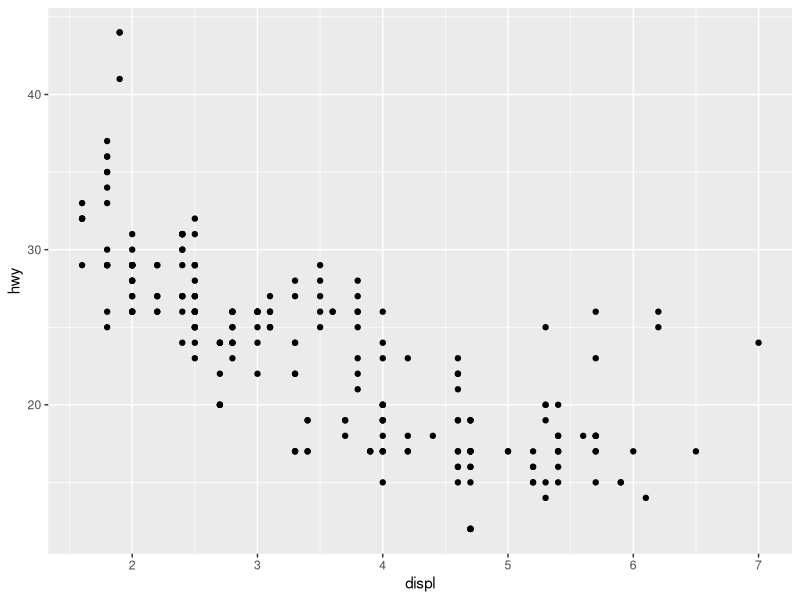
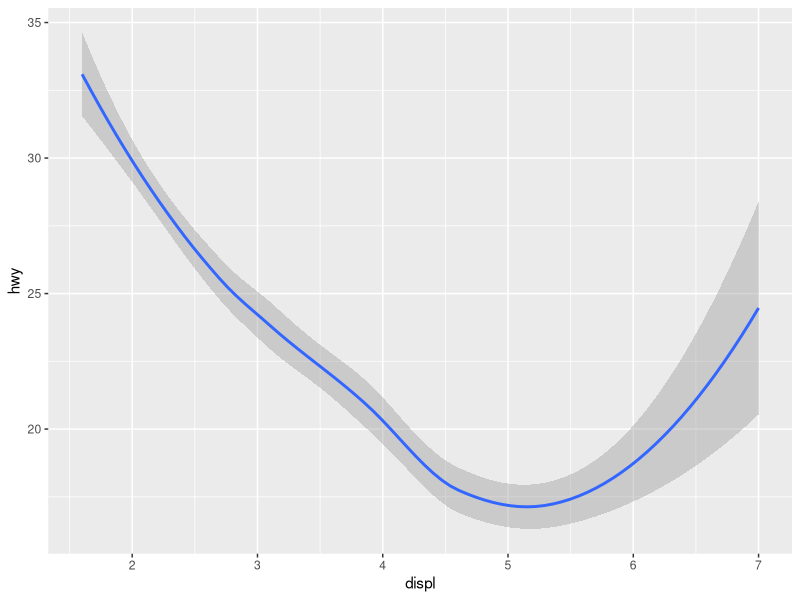
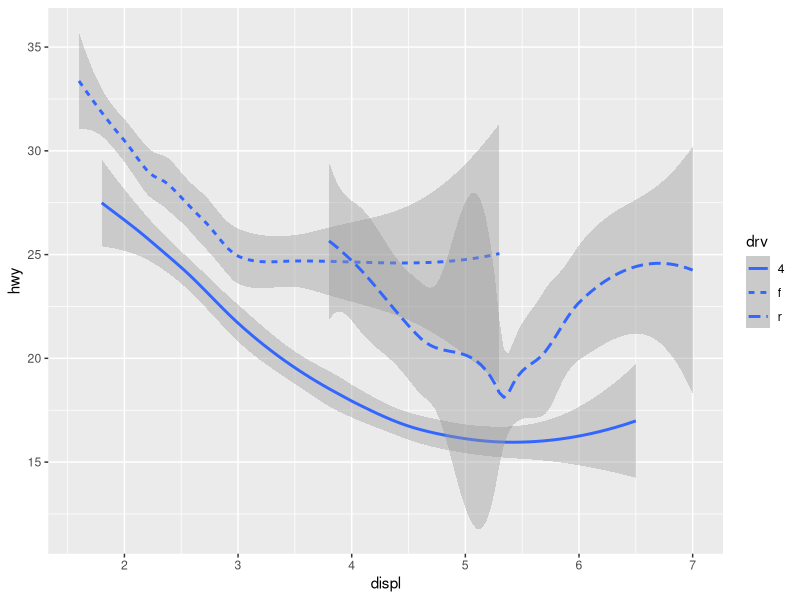
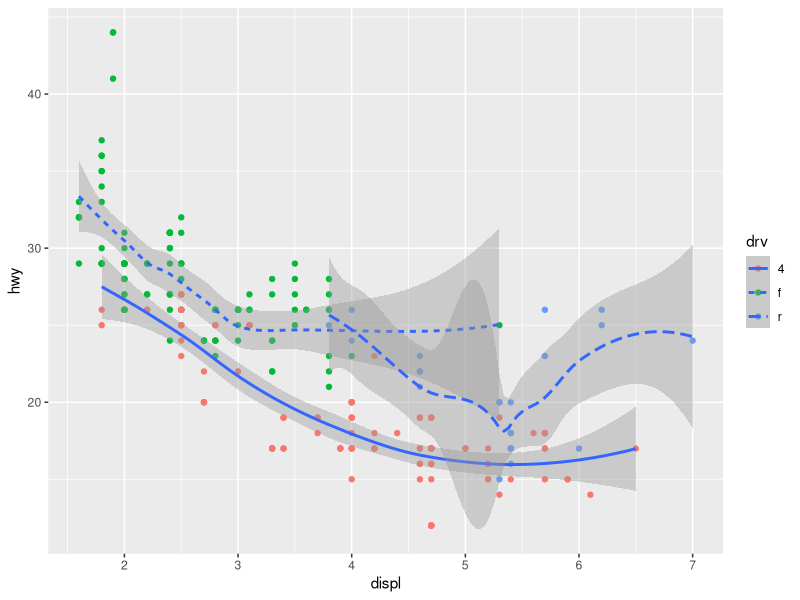
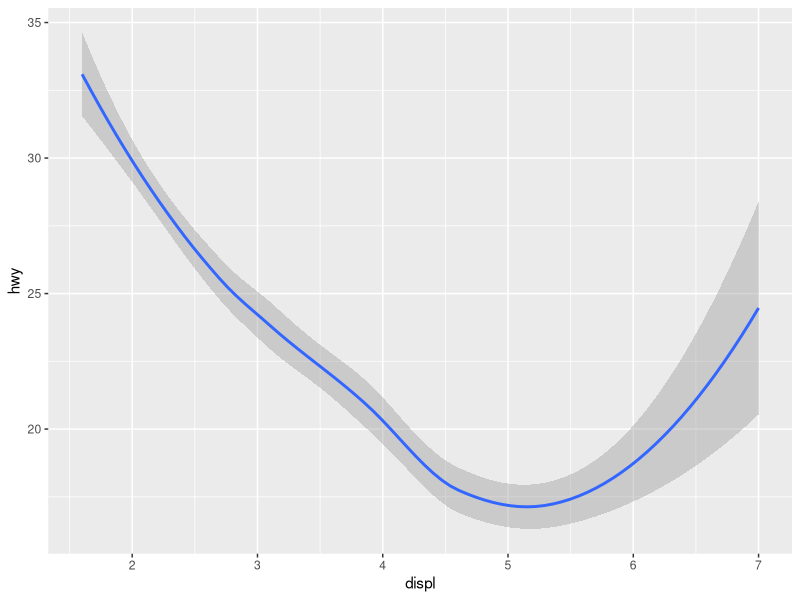
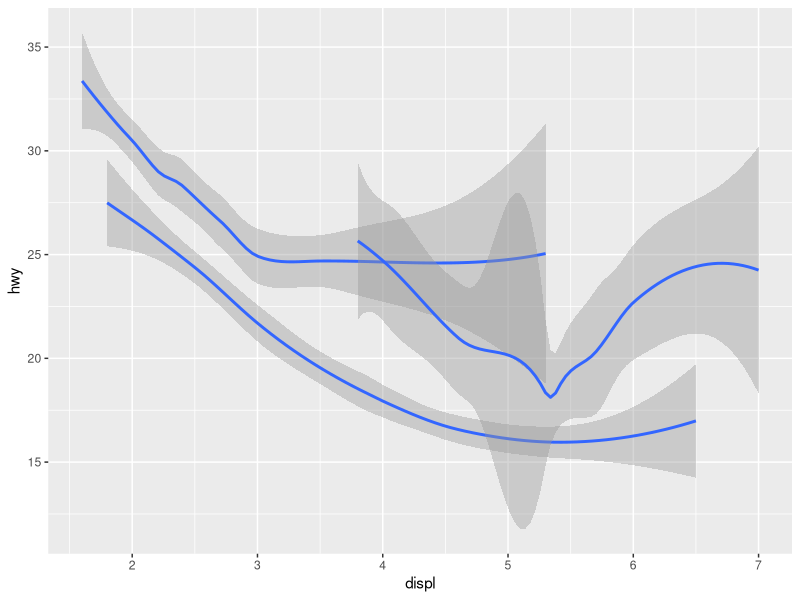
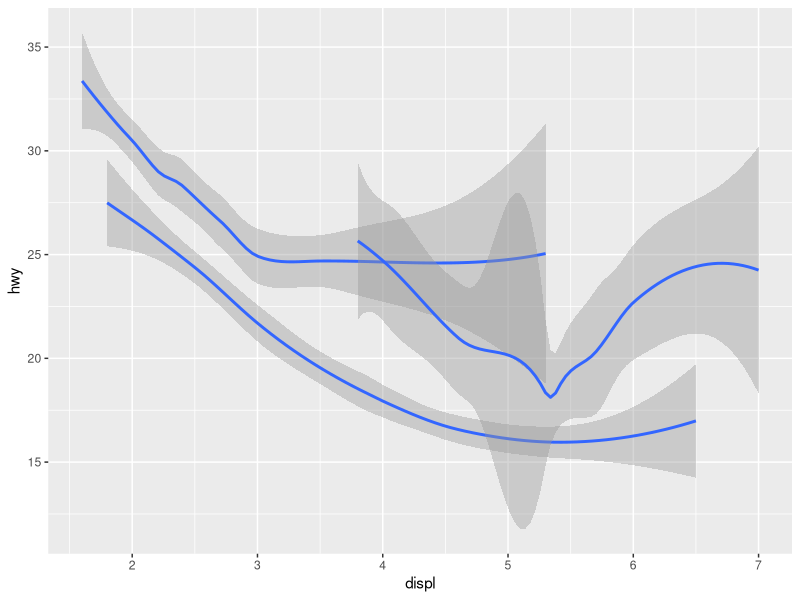
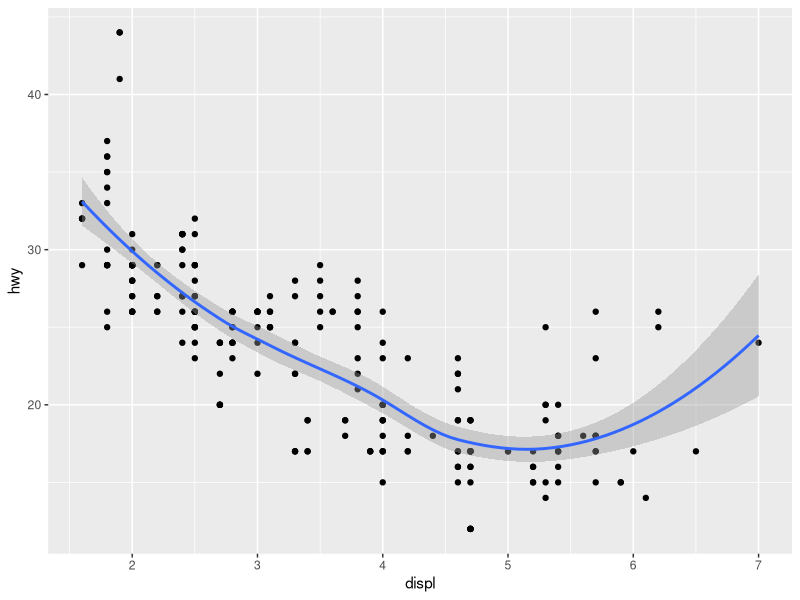

Write R code to recreate these figures, in order.
## ---- chunk 1
knitr::opts_chunk$set(echo = TRUE)
## ---- chunk 2
library(tidyverse)
library(maps)
## ---- chunk 3
# scatterplot
ggplot(data = mpg) + 
  geom_point(mapping = aes(x = displ, y = hwy))

# fitted line
ggplot(data = mpg) + 
  geom_smooth(mapping = aes(x = displ, y = hwy))
## ---- chunk 4
ggplot(data = mpg) + 
  geom_smooth(mapping = aes(x = displ, y = hwy, linetype = drv))

ggplot(data = mpg) + 
  geom_point(mapping = aes(x = displ, y = hwy, color = drv)) +
  geom_smooth(mapping = aes(x = displ, y = hwy, linetype = drv))
## ---- chunk 5
ggplot(data = mpg) +
  geom_smooth(mapping = aes(x = displ, y = hwy))
              
ggplot(data = mpg) +
  geom_smooth(mapping = aes(x = displ, y = hwy, group = drv))
    
ggplot(data = mpg) +
  geom_smooth(mapping = aes(x = displ, y = hwy, group = drv))
## ---- chunk 6
ggplot(data = mpg) + 
  geom_point(mapping = aes(x = displ, y = hwy)) +
  geom_smooth(mapping = aes(x = displ, y = hwy))
## ---- chunk 7
ggplot(data = mpg, mapping = aes(x = displ, y = hwy)) + 
  geom_point() + 
  geom_smooth()
## ---- chunk 8
ggplot(data = mpg, mapping = aes(x = displ, y = hwy)) + 
  geom_point(mapping = aes(color = class)) + 
  geom_smooth()
## ---- chunk 9
ggplot(data = mpg, mapping = aes(x = displ, y = hwy)) + 
  geom_point(mapping = aes(color = class)) + 
  geom_smooth(data = filter(mpg, class == "subcompact"), se = FALSE)
## ---- chunk 10
ggplot(data = mpg, mapping = aes(x = displ, y = hwy, color = drv)) + 
  geom_point() + 
  geom_smooth(se = FALSE)
## ---- chunk 11
ggplot(data = mpg, mapping = aes(x = displ, y = hwy, color = drv, show.legend = FALSE)) + 
  geom_point() + 
  geom_smooth()
## ---- chunk 12
ggplot(data = mpg, mapping = aes(x = displ, y = hwy, color = drv)) + 
  geom_point() + 
  geom_smooth()
## ---- chunk 13
ggplot(data = mpg, mapping = aes(x = displ, y = hwy)) + 
  geom_point() + 
  geom_smooth()

ggplot() + 
  geom_point(data = mpg, mapping = aes(x = displ, y = hwy)) + 
  geom_smooth(data = mpg, mapping = aes(x = displ, y = hwy))
## ---- chunk 14
ggplot(data = mpg, mapping = aes(x = displ, y = hwy)) + 
  geom_point() + 
  geom_smooth(se = FALSE)
## ---- chunk 15
ggplot(data = mpg, mapping = aes(x = displ, y = hwy, group = drv)) + 
  geom_point() + 
  geom_smooth(se = FALSE)
## ---- chunk 16
ggplot(data = mpg, mapping = aes(x = displ, y = hwy, group = drv, color = drv)) + 
  geom_point() + 
  geom_smooth(se = FALSE)
## ---- chunk 17
ggplot(data = mpg) + 
  geom_point(mapping = aes(x = displ, y = hwy, color = drv)) +
  geom_smooth(mapping = aes(x = displ, y = hwy))
## ---- chunk 18
ggplot(data = mpg) + 
  geom_point(mapping = aes(x = displ, y = hwy, color = drv)) +
  geom_smooth(mapping = aes(x = displ, y = hwy, color = drv, linetype = drv), se= FALSE)
## ---- chunk 19
ggplot(data = mpg) + 
  geom_point(mapping = aes(x = displ, y = hwy), color = "white", size = 3)
  geom_point(mapping = aes(x = displ, y = hwy, color = drv), size = 3)
## ---- chunk 20
ggplot(data = diamonds) + 
  geom_bar(mapping = aes(x = cut))
## ---- chunk 21
ggplot(data = diamonds) + 
  stat_count(mapping = aes(x = cut))
## ---- chunk 22
demo <- tribble(
  ~a,      ~b,
  "bar_1", 20,
  "bar_2", 30,
  "bar_3", 40
)

ggplot(data = demo) +
  geom_bar(mapping = aes(x = a, y = b), stat = "identity")
## ---- chunk 23
ggplot(data = diamonds) + 
  geom_bar(mapping = aes(x = cut, y = ..prop.., group = 1))
## ---- chunk 24
?stat_summary
ggplot(data = diamonds) + 
  stat_summary(
    mapping = aes(x = cut, y = depth),
    fun.ymin = min,
    fun.ymax = max,
    fun.y = median
  )
## ---- chunk 25
?diamonds
?stat_bin
?stat_summary
?geom_pointrange
geom_pointrange()
ggplot(data = diamonds) + 
  geom_pointrange(mapping = aes(x = cut, y = depth), stat = "summary", 
  fun.ymin = min,
  fun.ymax = max,
  fun.y = median)
## ---- chunk 26
?stat_identity
diamonds

ggplot(data = diamonds) + 
  geom_col(mapping = aes(x = cut, y = price))

ggplot(data = diamonds) + 
  geom_bar(mapping = aes(x = cut))

ggplot(data = diamonds) + 
  geom_bar(mapping = aes(x = price))
## ---- chunk 27
?stat_smooth
## ---- chunk 28
ggplot(data = diamonds) + 
  geom_bar(mapping = aes(x = cut, y = ..prop..))

ggplot(data = diamonds) + 
  geom_bar(mapping = aes(x = cut, fill = color, y = ..prop..))
  
ggplot(data = diamonds) + 
  geom_bar(mapping = aes(x = cut, y = ..prop.., group = 1))

ggplot(data = diamonds) + 
  geom_bar(mapping = aes(x = cut, fill = color, y = ..prop.., group = color))
## ---- chunk 29
ggplot(data = diamonds) + 
  geom_bar(mapping = aes(x = cut, colour = cut))

ggplot(data = diamonds) + 
  geom_bar(mapping = aes(x = cut, fill = cut))
## ---- chunk 30
ggplot(data = diamonds) + 
  geom_bar(mapping = aes(x = cut, fill = clarity))
  
ggplot(data = diamonds) + 
  geom_bar(mapping = aes(x = cut, fill = clarity), position = "fill")
## ---- chunk 31
ggplot(data = diamonds, mapping = aes(x = cut, fill = clarity)) + 
  geom_bar(alpha = .4, position = "identity")

ggplot(data = diamonds, mapping = aes(x = cut, fill = clarity)) + 
  geom_bar(alpha = 1, position = "dodge")

ggplot(data = diamonds, mapping = aes(x = cut, colour = clarity)) + 
  geom_bar(fill = NA, position = "identity")
## ---- chunk 32
ggplot(data = diamonds) + 
  geom_bar(mapping = aes(x = cut, fill = clarity), position = "fill")
## ---- chunk 33
ggplot(data = diamonds) + 
  geom_bar(mapping = aes(x = cut, fill = clarity), position = "dodge")
## ---- chunk 34
ggplot(data = mpg) + 
  geom_point(mapping = aes(x = displ, y = hwy), position = "jitter")
## ---- chunk 35
ggplot(data = mpg, mapping = aes(x = cty, y = hwy)) + 
  geom_point()
  
 ggplot(data = mpg, mapping = aes(x = cty, y = hwy)) + 
  geom_jitter() 
## ---- chunk 36
ggplot(data = mpg, mapping = aes(x = cty, y = hwy)) + 
  geom_point(position = position_jitter(width = 1, height = 2))
  
ggplot(data = mpg, mapping = aes(x = cty, y = hwy)) + 
  geom_point(position = position_jitter(width = 1, height = 2))
  
ggplot(data = mpg, mapping = aes(x = cty, y = hwy)) + 
  geom_jitter(size=1)
## ---- chunk 37
ggplot(data = mpg, mapping = aes(x = cty, y = hwy)) + 
  geom_jitter()
  
 ggplot(data = mpg, mapping = aes(x = cty, y = hwy)) + 
  geom_count(alpha=0.3) 
## ---- chunk 38
mpg
ggplot(data = mpg, aes(x = class, y = hwy, fill = trans)) +
  geom_boxplot()
  
ggplot(data = mpg, aes(x = drv, y = hwy, fill = manufacturer)) +
  geom_boxplot(position=position_dodge(1))
## ---- chunk 39
ggplot(data = mpg, mapping = aes(x = class, y = hwy)) + 
  geom_boxplot()

ggplot(data = mpg, mapping = aes(x = class, y = hwy)) + 
  geom_boxplot() +
  coord_flip()
## ---- chunk 40
nz <- map_data("nz")

ggplot(nz, aes(long, lat, group = group)) +
  geom_polygon(fill = "white", colour = "black")

ggplot(nz, aes(long, lat, group = group)) +
  geom_polygon(fill = "white", colour = "black") +
  coord_quickmap()
## ---- chunk 41
bar <- ggplot(data = diamonds) + 
  geom_bar(
    mapping = aes(x = cut, fill = cut), 
    show.legend = FALSE,
    width = 1
  ) + 
  theme(aspect.ratio = 1) +
  labs(x = NULL, y = NULL)

bar + coord_flip()
bar + coord_polar()
## ---- chunk 42
diamonds
ggplot(diamonds, aes(x = cut, fill = color)) +
  geom_bar()

ggplot(data=diamonds)
geom_bar(mapping=aes(x=cut, fill=clarity), position = "fill")
coord_polar()

ggplot(diamonds, aes(x = cut, fill = color)) +
  geom_bar(width = 1) +
  coord_polar(theta = "y")
## ---- chunk 43
ggplot(data = mpg, mapping = aes(x = cty, y = hwy)) +
  geom_point() + 
  geom_abline() +
  coord_fixed()
  
ggplot(data = mpg, mapping = aes(x = cty, y = hwy)) +
  geom_point() + 
  geom_abline()
